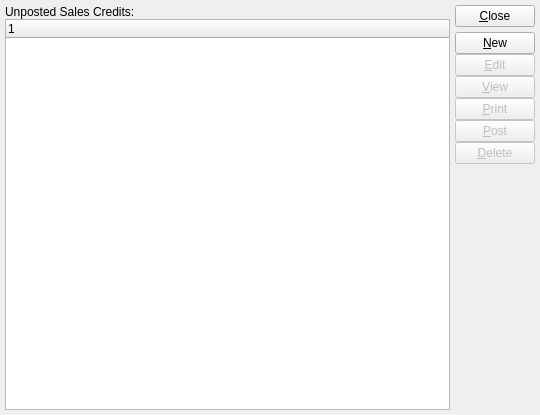
<?xml version="1.0" encoding="UTF-8"?>
<ui version="4.0">
 <comment>This file is part of the xTuple ERP: PostBooks Edition, a free and
open source Enterprise Resource Planning software suite,
Copyright (c) 1999-2019 by OpenMFG LLC, d/b/a xTuple.
It is licensed to you under the Common Public Attribution License
version 1.0, the full text of which (including xTuple-specific Exhibits)
is available at www.xtuple.com/CPAL.  By using this software, you agree
to be bound by its terms.</comment>
 <class>unpostedCreditMemos</class>
 <widget class="QWidget" name="unpostedCreditMemos">
  <property name="geometry">
   <rect>
    <x>0</x>
    <y>0</y>
    <width>540</width>
    <height>415</height>
   </rect>
  </property>
  <property name="windowTitle">
   <string>List Unposted Sales Credits</string>
  </property>
  <layout class="QHBoxLayout">
   <item>
    <layout class="QVBoxLayout">
     <property name="spacing">
      <number>0</number>
     </property>
     <property name="margin">
      <number>0</number>
     </property>
     <item>
      <widget class="QLabel" name="_unpostedCreditMemosList">
       <property name="text">
        <string>Unposted Sales Credits:</string>
       </property>
      </widget>
     </item>
     <item>
      <widget class="XTreeWidget" name="_cmhead">
       <property name="sizePolicy">
        <sizepolicy hsizetype="Expanding" vsizetype="Expanding">
         <horstretch>0</horstretch>
         <verstretch>0</verstretch>
        </sizepolicy>
       </property>
       <property name="selectionMode">
        <enum>QAbstractItemView::ExtendedSelection</enum>
       </property>
      </widget>
     </item>
    </layout>
   </item>
   <item>
    <layout class="QVBoxLayout">
     <property name="spacing">
      <number>5</number>
     </property>
     <property name="margin">
      <number>0</number>
     </property>
     <item>
      <widget class="QPushButton" name="_close">
       <property name="text">
        <string>&amp;Close</string>
       </property>
      </widget>
     </item>
     <item>
      <layout class="QVBoxLayout">
       <property name="spacing">
        <number>0</number>
       </property>
       <property name="margin">
        <number>0</number>
       </property>
       <item>
        <widget class="QPushButton" name="_new">
         <property name="enabled">
          <bool>true</bool>
         </property>
         <property name="text">
          <string>&amp;New</string>
         </property>
        </widget>
       </item>
       <item>
        <widget class="QPushButton" name="_edit">
         <property name="enabled">
          <bool>false</bool>
         </property>
         <property name="text">
          <string>&amp;Edit</string>
         </property>
        </widget>
       </item>
       <item>
        <widget class="QPushButton" name="_view">
         <property name="enabled">
          <bool>false</bool>
         </property>
         <property name="text">
          <string>&amp;View</string>
         </property>
        </widget>
       </item>
       <item>
        <widget class="QPushButton" name="_print">
         <property name="enabled">
          <bool>false</bool>
         </property>
         <property name="text">
          <string>&amp;Print</string>
         </property>
        </widget>
       </item>
       <item>
        <widget class="QPushButton" name="_post">
         <property name="enabled">
          <bool>false</bool>
         </property>
         <property name="text">
          <string>&amp;Post</string>
         </property>
        </widget>
       </item>
       <item>
        <widget class="QPushButton" name="_delete">
         <property name="enabled">
          <bool>false</bool>
         </property>
         <property name="text">
          <string>&amp;Delete</string>
         </property>
        </widget>
       </item>
       <item>
        <spacer>
         <property name="orientation">
          <enum>Qt::Vertical</enum>
         </property>
         <property name="sizeType">
          <enum>QSizePolicy::Expanding</enum>
         </property>
         <property name="sizeHint" stdset="0">
          <size>
           <width>20</width>
           <height>186</height>
          </size>
         </property>
        </spacer>
       </item>
      </layout>
     </item>
    </layout>
   </item>
  </layout>
 </widget>
 <layoutdefault spacing="5" margin="5"/>
 <customwidgets>
  <customwidget>
   <class>XTreeWidget</class>
   <extends>QTreeWidget</extends>
   <header>xtreewidget.h</header>
   <container>1</container>
  </customwidget>
 </customwidgets>
 <tabstops>
  <tabstop>_cmhead</tabstop>
  <tabstop>_new</tabstop>
  <tabstop>_edit</tabstop>
  <tabstop>_view</tabstop>
  <tabstop>_print</tabstop>
  <tabstop>_delete</tabstop>
  <tabstop>_close</tabstop>
 </tabstops>
 <resources/>
 <connections>
  <connection>
   <sender>_close</sender>
   <signal>clicked()</signal>
   <receiver>unpostedCreditMemos</receiver>
   <slot>close()</slot>
   <hints>
    <hint type="sourcelabel">
     <x>20</x>
     <y>20</y>
    </hint>
    <hint type="destinationlabel">
     <x>20</x>
     <y>20</y>
    </hint>
   </hints>
  </connection>
  <connection>
   <sender>_cmhead</sender>
   <signal>valid(bool)</signal>
   <receiver>_view</receiver>
   <slot>setEnabled(bool)</slot>
   <hints>
    <hint type="sourcelabel">
     <x>20</x>
     <y>20</y>
    </hint>
    <hint type="destinationlabel">
     <x>20</x>
     <y>20</y>
    </hint>
   </hints>
  </connection>
 </connections>
</ui>
